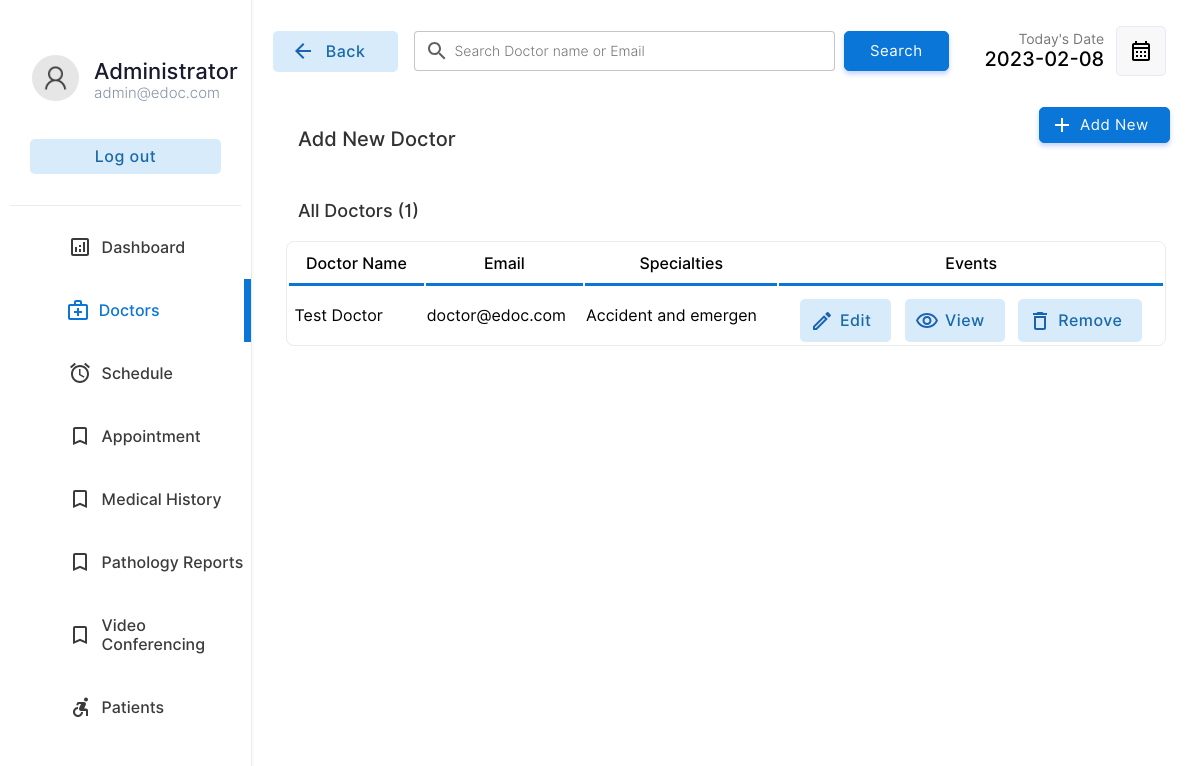
The app's page /doctor/doctors.php (signed in) with its own data.
### tables this page shows
CREATE TABLE IF NOT EXISTS `doctor` (
  `docid` int(11) NOT NULL AUTO_INCREMENT,
  `docemail` varchar(255) DEFAULT NULL,
  `docname` varchar(255) DEFAULT NULL,
  `docpassword` varchar(255) DEFAULT NULL,
  `docnic` varchar(15) DEFAULT NULL,
  `doctel` varchar(15) DEFAULT NULL,
  `specialties` int(2) DEFAULT NULL,
  PRIMARY KEY (`docid`),
  KEY `specialties` (`specialties`)
);

CREATE TABLE IF NOT EXISTS `specialties` (
  `id` int(2) NOT NULL,
  `sname` varchar(50) DEFAULT NULL,
  PRIMARY KEY (`id`)
);

### doctor/doctors.php (the view, shortened to what this page needs)
<!DOCTYPE html>
<html lang="en">
<head>
    <link rel="stylesheet" href="../css/animations.css">
    <link rel="stylesheet" href="../css/main.css">
    <link rel="stylesheet" href="../css/admin.css">
</head>
<body>
    <?php
    include("../connection.php");
    ?>
    <div class="container">
        <div class="menu">
            <table class="menu-container" border="0">
                <tr>
                    <td style="padding:10px" colspan="2">
                        <table border="0" class="profile-container">
                            <tr>
                                <td width="30%" style="padding-left:20px" >
                                    <img src="../img/user.png" alt="" width="100%" style="border-radius:50%">
                                </td>
                                <td style="padding:0px;margin:0px;">
                                    <p class="profile-title">Administrator</p>
                                    <p class="profile-subtitle">admin@edoc.com</p>
                                </td>
                            </tr>
                            <tr>
                                <td colspan="2">
                                <a href="../logout.php" ><input type="button" value="Log out" class="logout-btn btn-primary-soft btn"></a>
                                </td>
                            </tr>
                    </table>
                    </td>
                </tr>
                <tr class="menu-row" >
                    <td class="menu-btn menu-icon-dashbord" >
                        <a href="index.php" class="non-style-link-menu"><div><p class="menu-text">Dashboard</p></a></div></a>
                <tr class="menu-row">
                    <td class="menu-btn menu-icon-doctor menu-active menu-icon-doctor-active">
                        <a href="doctors.php" class="non-style-link-menu non-style-link-menu-active"><div><p class="menu-text">Doctors</p></a></div>
                <tr class="menu-row" >
                    <td class="menu-btn menu-icon-schedule">
                        <a href="schedule.php" class="non-style-link-menu"><div><p class="menu-text">Schedule</p></div></a>
                    </td>
                </tr>
                <tr class="menu-row">
                    <td class="menu-btn menu-icon-appoinment">
                        <a href="appointment.php" class="non-style-link-menu"><div><p class="menu-text">Appointment</p></a></div>
                    </td>
                </tr>
                <tr class="menu-row">
                    <td class="menu-btn menu-icon-appoinment">
                        <a href="index2.php" class="non-style-link-menu"><div><p class="menu-text">Medical History</p></a></div>
                    </td>
                </tr>
                <tr class="menu-row">
                    <td class="menu-btn menu-icon-appoinment">
                        <a href="index2.php" class="non-style-link-menu"><div><p class="menu-text">Pathology Reports</p></a></div>
                    </td>
                </tr>
                <tr class="menu-row">
                    <td class="menu-btn menu-icon-appoinment">
                        <a href="https://meet.google.com/oea-tvxn-kkb " class="non-style-link-menu"><div><p class="menu-text">Video Conferencing</p></a></div>
                    </td>
                </tr>
                <tr class="menu-row" >
                    <td class="menu-btn menu-icon-patient">
                        <a href="patient.php" class="non-style-link-menu"><div><p class="menu-text">Patients</p></a></div>
                    </td>
                </tr>
        <div class="dash-body">
            <table border="0" width="100%" style=" border-spacing: 0;margin:0;padding:0;margin-top:25px; ">
                <tr >
                    <td width="13%">
                        <a href="doctors.php" ><button  class="login-btn btn-primary-soft btn btn-icon-back"  style="padding-top:11px;padding-bottom:11px;margin-left:20px;width:125px"><font class="tn-in-text">Back</font></button></a>
                    </td>
                    <td>
                        <form action="" method="post" class="header-search">
                            <input type="search" name="search" class="input-text header-searchbar" placeholder="Search Doctor name or Email" list="doctors">&nbsp;&nbsp;
                            <?php
                                $list11 = $database->query("select  docname,docemail from  doctor;");
?>
                            <input type="Submit" value="Search" class="login-btn btn-primary btn" style="padding-left: 25px;padding-right: 25px;padding-top: 10px;padding-bottom: 10px;">
                        </form>
                    </td>
                    <td width="15%">
                        <p style="font-size: 14px;color: rgb(119, 119, 119);padding: 0;margin: 0;text-align: right;">
                            Today's Date
                        </p>
                        <p class="heading-sub12" style="padding: 0;margin: 0;">
                            <?php
                        $date = date('Y-m-d');
                        echo $date;
                        ?>
                        </p>
                    </td>
                    <td width="10%">
                        <button  class="btn-label"  style="display: flex;justify-content: center;align-items: center;"><img src="../img/calendar.svg" width="100%"></button>
                    </td>
                </tr>
                <tr >
                    <td colspan="2" style="padding-top:30px;">
                        <p class="heading-main12" style="margin-left: 45px;font-size:20px;color:rgb(49, 49, 49)">Add New Doctor</p>
                    </td>
                    <td colspan="2">
                        <a href="?action=add&id=none&error=0" class="non-style-link"><button  class="login-btn btn-primary btn button-icon"  style="display: flex;justify-content: center;align-items: center;margin-left:75px;background-image: url('../img/icons/add.svg');">Add New</font></button>
                            </a></td>
                </tr>
                <tr>
                    <td colspan="4" style="padding-top:10px;">
                        <p class="heading-main12" style="margin-left: 45px;font-size:18px;color:rgb(49, 49, 49)">All Doctors (<?php echo $list11->num_rows; ?>)</p>
                    </td>
                </tr>
                <?php
                    if($_POST){
                        $keyword=$_POST["search"];
                        $sqlmain= "select * from doctor where docemail='$keyword' or docname='$keyword' or docname like '$keyword%' or docname like '%$keyword' or docname like '%$keyword%'";
                    }else{
                        $sqlmain= "select * from doctor order by docid desc";
                    }
                ?>
                <tr>
                   <td colspan="4">
                       <center>
                        <div class="abc scroll">
                        <table width="93%" class="sub-table scrolldown" border="0">
                        <thead>
                        <tr>
                                <th class="table-headin">
                                Doctor Name
                                </th>
                                <th class="table-headin">
                                    Email
                                </th>
                                <th class="table-headin">
                                    Specialties
                                </th>
                                <th class="table-headin">
                                    Events
                                </tr>
                        </thead>
                        <tbody>
                            <?php
                                $result= $database->query($sqlmain);
                                if($result->num_rows==0){
                                    echo '<tr>
                                    <td colspan="4">
                                    <br><br><br><br>
                                    <center>
                                    <img src="../img/notfound.svg" width="25%">
                                    <br>
                                    <p class="heading-main12" style="margin-left: 45px;font-size:20px;color:rgb(49, 49, 49)">We  couldnt find anything related to your keywords !</p>
                                    <a class="non-style-link" href="doctors.php"><button  class="login-btn btn-primary-soft btn"  style="display: flex;justify-content: center;align-items: center;margin-left:20px;">&nbsp; Show all Doctors &nbsp;</font></button>
                                    </a>
                                    </center>
                                    <br><br><br><br>
                                    </td>
                                    </tr>';
                                }
                                else{
                                for ( $x=0; $x<$result->num_rows;$x++){
                                    $row=$result->fetch_assoc();
                                    $docid=$row["docid"];
                                    $name=$row["docname"];
                                    $email=$row["docemail"];
                                    $spe=$row["specialties"];
                                    $spcil_res= $database->query("select sname from specialties where id='$spe'");
                                    $spcil_array= $spcil_res->fetch_assoc();
                                    $spcil_name=$spcil_array["sname"];
                                    echo '<tr>
                                        <td> &nbsp;'.
                                        substr($name,0,30)
                                        .'</td>
                                        <td>
                                        '.substr($email,0,20).'
                                        </td>
                                        <td>
                                            '.substr($spcil_name,0,20).'
                                        </td>
                                        <td>
                                        <div style="display:flex;justify-content: center;">
                                        <a href="?action=edit&id='.$docid.'&error=0" class="non-style-link"><button  class="btn-primary-soft btn button-icon btn-edit"  style="padding-left: 40px;padding-top: 12px;padding-bottom: 12px;margin-top: 10px;"><font class="tn-in-text">Edit</font></button></a>
                                        &nbsp;&nbsp;&nbsp;
                                        <a href="?action=view&id='.$docid.'" class="non-style-link"><button  class="btn-primary-soft btn button-icon btn-view"  style="padding-left: 40px;padding-top: 12px;padding-bottom: 12px;margin-top: 10px;"><font class="tn-in-text">View</font></button></a>
                                       &nbsp;&nbsp;&nbsp;
                                       <a href="?action=drop&id='.$docid.'&name='.$name.'" class="non-style-link"><button  class="btn-primary-soft btn button-icon btn-delete"  style="padding-left: 40px;padding-top: 12px;padding-bottom: 12px;margin-top: 10px;"><font class="tn-in-text">Remove</font></button></a>
                                        </div>
                                        </td>
                                    </tr>';
                                }
                            }
                            ?>
                            </tbody>
                        </table>
                        </div>
                        </center>
                   </td>
                </tr>
            </table>
        </div>
</body>
</html>

### css/main.css (style rules this page uses)
:root { --primarycolor: #0A76D8; --primarycolorhover: #006dd3; --btnice:#D8EBFA; --btnnicetext:#1b62b3; }
body { margin: 0; padding: 0; border-spacing: 0; font-family: 'Inter', sans-serif; }
.input-text { border-radius: 4px; border: 0.5px solid rgb(226, 226, 226); padding: 10px; width: 92%; transition: 0.2s; outline: none; }
.input-text { border: 1px solid #e9ecef; font-size: 14px; line-height: 26px; background-color: #fff; display: block; width: 100%; padding: .375rem .75rem; font-weight: 300; line-height: 1.5; color: #212529; background-color: #fff; background-clip: padding-box; -webkit-appearance: none; -moz-appearance: none; appearance: none; border-radius: .25rem; transition: border-color .15s ease-in-out,box-shadow .15s ease-in-out; }
.input-text::placeholder { font-family: 'Inter', sans-serif; }
.btn { cursor: pointer; padding: 8px 20px; outline: none; text-decoration: none; font-size: 15px; letter-spacing: 0.5px; transition: all 0.3s; border-radius: 5px; font-family: 'Inter', sans-serif; }
.btn-primary { background-color: var(--primarycolor) ; border: 1px solid var(--primarycolor) ; color: #fff ; box-shadow: 0 3px 5px 0 rgba(57,108,240,0.3); }
.btn-primary-soft { background-color: #D8EBFA ; color: #1969AA; font-weight: 500; font-size: 16px; border: none; }
.non-style-link:link, .non-style-link:visited, .non-style-link:hover, .non-style-link:active { text-decoration: none; color: rgb(43, 43, 43); }
.btn-label { margin-left: 10px; padding: 12px 12px; outline: none; text-decoration: none; font-size: 15px; letter-spacing: 0.5px; transition: all 0.3s; border-radius: 5px; background-color: #f0f0f073; border: 1px solid rgba(57,108,240,0.1) ; font-family: 'Inter', sans-serif; }
.sub-table { border: 1px solid #ebebeb; border-radius: 8px; }
.table-headin { font-size: 16px; font-weight: 500; padding: 10px; border-bottom: 3px solid var(--primarycolor); }
.abc { width: 100%; height: 550px; overflow: auto; }
input[type=search] { background-image: url('../img/search.svg'); background-position: 10px 50%; background-repeat: no-repeat; transition: 0.5s; padding: 8px 20px 8px 40px; }
.button-icon { background-position: 10px 50%; background-repeat: no-repeat; transition: 0.5s; padding: 8px 20px 8px 40px; }
.menu-btn { padding:6px; color: #3b3b3b; background-position: 30% 50%; background-repeat: no-repeat; transition: 0.5s; }
.menu-text { padding-left: 40%; font-weight: 500; font-size: 16px; }
.menu-active { color: var(--primarycolor); border-right: 7px solid var(--primarycolor); background-color: var(); }
.non-style-link-menu:link, .non-style-link-menu:visited, .non-style-link-menu:active { text-decoration: none; color: #3b3b3b; }
.non-style-link-menu-active:link, .non-style-link-menu-active:visited, .non-style-link-menu-active:active { text-decoration: none; color: var(--primarycolor); }
.menu-icon-dashbord { background-image: url('../img/icons/dashboard.svg'); }
.menu-icon-doctor { background-image: url('../img/icons/doctors.svg'); }
.menu-icon-schedule { background-image: url('../img/icons/schedule.svg'); }
.menu-icon-appoinment { background-image: url('../img/icons/book.svg'); }
.menu-icon-patient { background-image: url('../img/icons/patients.svg'); }
.menu-icon-doctor:hover,.menu-icon-doctor-active { color: var(--primarycolor); background-image: url('../img/icons/doctors-hover.svg'); }
.btn-icon-back { background-image: url('../img/icons/back-iceblue.svg'); background-position: 18px 50%; background-repeat: no-repeat; transition: 0.5s; padding: 8px 20px 8px 40px; }
.btn-edit { background-image: url('../img/icons/edit-iceblue.svg'); }
.btn-view { background-image: url('../img/icons/view-iceblue.svg'); }
.btn-delete { background-image: url('../img/icons/delete-iceblue.svg'); }

### doctor/doctors.php (style rules this page uses)
.sub-table { animation: transitionIn-Y-bottom 0.5s; }

### records on screen
doctor: docname "Test Doctor", docemail "doctor@edoc.com", specialties.sname "Accident and emergen"

### other values on screen
$list11->num_rows "1"
